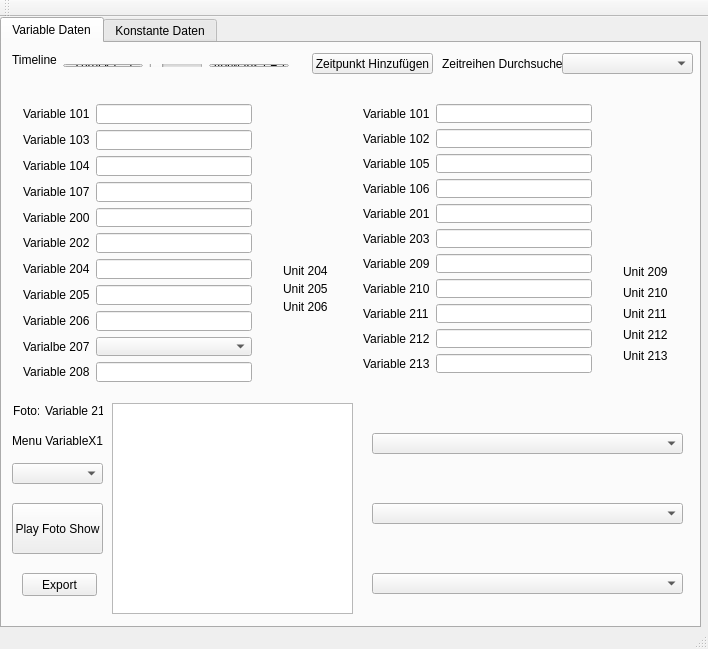
<?xml version="1.0" encoding="UTF-8"?>
<ui version="4.0">
 <class>MainWindow</class>
 <widget class="QMainWindow" name="MainWindow">
  <property name="geometry">
   <rect>
    <x>0</x>
    <y>0</y>
    <width>708</width>
    <height>649</height>
   </rect>
  </property>
  <property name="windowTitle">
   <string>MainWindow</string>
  </property>
  <widget class="QWidget" name="centralWidget">
   <widget class="QTabWidget" name="VariableData">
    <property name="geometry">
     <rect>
      <x>0</x>
      <y>0</y>
      <width>701</width>
      <height>611</height>
     </rect>
    </property>
    <property name="styleSheet">
     <string notr="true"/>
    </property>
    <property name="currentIndex">
     <number>0</number>
    </property>
    <widget class="QWidget" name="tab1">
     <attribute name="title">
      <string>Variable Daten</string>
     </attribute>
     <widget class="QWidget" name="formLayoutWidget_2">
      <property name="geometry">
       <rect>
        <x>350</x>
        <y>50</y>
        <width>251</width>
        <height>291</height>
       </rect>
      </property>
      <layout class="QFormLayout" name="formLayout_2">
       <property name="fieldGrowthPolicy">
        <enum>QFormLayout::AllNonFixedFieldsGrow</enum>
       </property>
       <item row="0" column="0">
        <widget class="QLabel" name="label_102">
         <property name="text">
          <string>Variable 101</string>
         </property>
        </widget>
       </item>
       <item row="0" column="1">
        <widget class="QLineEdit" name="lineEdit_102"/>
       </item>
       <item row="1" column="0">
        <widget class="QLabel" name="label_105">
         <property name="text">
          <string>Variable 102</string>
         </property>
        </widget>
       </item>
       <item row="1" column="1">
        <widget class="QLineEdit" name="lineEdit_105"/>
       </item>
       <item row="2" column="0">
        <widget class="QLabel" name="label_106">
         <property name="text">
          <string>Variable 105</string>
         </property>
        </widget>
       </item>
       <item row="2" column="1">
        <widget class="QLineEdit" name="lineEdit_106"/>
       </item>
       <item row="3" column="0">
        <widget class="QLabel" name="label_108">
         <property name="text">
          <string>Variable 106</string>
         </property>
        </widget>
       </item>
       <item row="3" column="1">
        <widget class="QLineEdit" name="lineEdit_108"/>
       </item>
       <item row="4" column="0">
        <widget class="QLabel" name="label_201">
         <property name="text">
          <string>Variable 201</string>
         </property>
        </widget>
       </item>
       <item row="4" column="1">
        <widget class="QLineEdit" name="lineEdit_201"/>
       </item>
       <item row="5" column="0">
        <widget class="QLabel" name="label_203">
         <property name="text">
          <string>Variable 203</string>
         </property>
        </widget>
       </item>
       <item row="5" column="1">
        <widget class="QLineEdit" name="lineEdit_203"/>
       </item>
       <item row="6" column="0">
        <widget class="QLabel" name="label_209">
         <property name="text">
          <string>Variable 209</string>
         </property>
        </widget>
       </item>
       <item row="6" column="1">
        <widget class="QLineEdit" name="lineEdit_209"/>
       </item>
       <item row="7" column="0">
        <widget class="QLabel" name="label_210">
         <property name="text">
          <string>Variable 210</string>
         </property>
        </widget>
       </item>
       <item row="7" column="1">
        <widget class="QLineEdit" name="lineEdit_210"/>
       </item>
       <item row="8" column="0">
        <widget class="QLabel" name="label_20">
         <property name="text">
          <string>Variable 211</string>
         </property>
        </widget>
       </item>
       <item row="8" column="1">
        <widget class="QLineEdit" name="lineEdit_211"/>
       </item>
       <item row="9" column="0">
        <widget class="QLabel" name="label_212">
         <property name="text">
          <string>Variable 212</string>
         </property>
        </widget>
       </item>
       <item row="9" column="1">
        <widget class="QLineEdit" name="lineEdit_212"/>
       </item>
       <item row="10" column="0">
        <widget class="QLabel" name="label_213">
         <property name="text">
          <string>Variable 213</string>
         </property>
        </widget>
       </item>
       <item row="10" column="1">
        <widget class="QLineEdit" name="lineEdit_213"/>
       </item>
      </layout>
     </widget>
     <widget class="QWidget" name="formLayoutWidget">
      <property name="geometry">
       <rect>
        <x>10</x>
        <y>50</y>
        <width>251</width>
        <height>300</height>
       </rect>
      </property>
      <layout class="QFormLayout" name="formLayout">
       <property name="fieldGrowthPolicy">
        <enum>QFormLayout::AllNonFixedFieldsGrow</enum>
       </property>
       <item row="0" column="0">
        <widget class="QLabel" name="label_101">
         <property name="text">
          <string>Variable 101</string>
         </property>
        </widget>
       </item>
       <item row="0" column="1">
        <widget class="QLineEdit" name="lineEdit_101"/>
       </item>
       <item row="1" column="0">
        <widget class="QLabel" name="label_103">
         <property name="text">
          <string>Variable 103</string>
         </property>
        </widget>
       </item>
       <item row="1" column="1">
        <widget class="QLineEdit" name="lineEdit_103"/>
       </item>
       <item row="2" column="0">
        <widget class="QLabel" name="label_104">
         <property name="text">
          <string>Variable 104</string>
         </property>
        </widget>
       </item>
       <item row="2" column="1">
        <widget class="QLineEdit" name="lineEdit_104"/>
       </item>
       <item row="3" column="0">
        <widget class="QLabel" name="label_107">
         <property name="text">
          <string>Variable 107</string>
         </property>
        </widget>
       </item>
       <item row="3" column="1">
        <widget class="QLineEdit" name="lineEdit_107"/>
       </item>
       <item row="4" column="0">
        <widget class="QLabel" name="label_200">
         <property name="text">
          <string>Variable 200</string>
         </property>
        </widget>
       </item>
       <item row="4" column="1">
        <widget class="QLineEdit" name="lineEdit_200"/>
       </item>
       <item row="5" column="0">
        <widget class="QLabel" name="label_202">
         <property name="text">
          <string>Variable 202</string>
         </property>
        </widget>
       </item>
       <item row="5" column="1">
        <widget class="QLineEdit" name="lineEdit_202"/>
       </item>
       <item row="6" column="0">
        <widget class="QLabel" name="label_204">
         <property name="text">
          <string>Variable 204</string>
         </property>
        </widget>
       </item>
       <item row="6" column="1">
        <widget class="QLineEdit" name="lineEdit_204"/>
       </item>
       <item row="7" column="0">
        <widget class="QLabel" name="label_205">
         <property name="text">
          <string>Variable 205</string>
         </property>
        </widget>
       </item>
       <item row="7" column="1">
        <widget class="QLineEdit" name="lineEdit_205"/>
       </item>
       <item row="8" column="0">
        <widget class="QLabel" name="label_206">
         <property name="text">
          <string>Variable 206</string>
         </property>
        </widget>
       </item>
       <item row="8" column="1">
        <widget class="QLineEdit" name="lineEdit_206"/>
       </item>
       <item row="9" column="0">
        <widget class="QLabel" name="label_207">
         <property name="text">
          <string>Varialbe 207</string>
         </property>
        </widget>
       </item>
       <item row="10" column="0">
        <widget class="QLabel" name="label_208">
         <property name="text">
          <string>Variable 208</string>
         </property>
        </widget>
       </item>
       <item row="10" column="1">
        <widget class="QLineEdit" name="lineEdit_208"/>
       </item>
       <item row="9" column="1">
        <widget class="QComboBox" name="comboBox"/>
       </item>
      </layout>
     </widget>
     <widget class="QLabel" name="label_41">
      <property name="geometry">
       <rect>
        <x>10</x>
        <y>10</y>
        <width>46</width>
        <height>13</height>
       </rect>
      </property>
      <property name="text">
       <string>Timeline</string>
      </property>
     </widget>
     <widget class="QGraphicsView" name="graphicsView">
      <property name="geometry">
       <rect>
        <x>110</x>
        <y>360</y>
        <width>241</width>
        <height>211</height>
       </rect>
      </property>
     </widget>
     <widget class="QPushButton" name="pushButton_8">
      <property name="geometry">
       <rect>
        <x>20</x>
        <y>530</y>
        <width>75</width>
        <height>23</height>
       </rect>
      </property>
      <property name="text">
       <string>Export</string>
      </property>
     </widget>
     <widget class="QComboBox" name="comboBox_2">
      <property name="geometry">
       <rect>
        <x>10</x>
        <y>420</y>
        <width>91</width>
        <height>21</height>
       </rect>
      </property>
     </widget>
     <widget class="QLabel" name="label_48">
      <property name="geometry">
       <rect>
        <x>10</x>
        <y>390</y>
        <width>91</width>
        <height>16</height>
       </rect>
      </property>
      <property name="text">
       <string>Menu VariableX1</string>
      </property>
     </widget>
     <widget class="QPushButton" name="pushButton_9">
      <property name="geometry">
       <rect>
        <x>10</x>
        <y>460</y>
        <width>91</width>
        <height>51</height>
       </rect>
      </property>
      <property name="text">
       <string>Play Foto Show</string>
      </property>
     </widget>
     <widget class="QComboBox" name="comboBox_3">
      <property name="geometry">
       <rect>
        <x>370</x>
        <y>390</y>
        <width>311</width>
        <height>21</height>
       </rect>
      </property>
     </widget>
     <widget class="QComboBox" name="comboBox_4">
      <property name="geometry">
       <rect>
        <x>370</x>
        <y>460</y>
        <width>311</width>
        <height>21</height>
       </rect>
      </property>
     </widget>
     <widget class="QComboBox" name="comboBox_5">
      <property name="geometry">
       <rect>
        <x>370</x>
        <y>530</y>
        <width>311</width>
        <height>21</height>
       </rect>
      </property>
     </widget>
     <widget class="QWidget" name="layoutWidget">
      <property name="geometry">
       <rect>
        <x>270</x>
        <y>210</y>
        <width>71</width>
        <height>71</height>
       </rect>
      </property>
      <layout class="QVBoxLayout" name="verticalLayout">
       <item>
        <widget class="QLabel" name="label_unit_204">
         <property name="text">
          <string>Unit 204</string>
         </property>
        </widget>
       </item>
       <item>
        <widget class="QLabel" name="label_unit_205">
         <property name="text">
          <string>Unit 205</string>
         </property>
        </widget>
       </item>
       <item>
        <widget class="QLabel" name="label_unit_206">
         <property name="text">
          <string>Unit 206</string>
         </property>
        </widget>
       </item>
      </layout>
     </widget>
     <widget class="QWidget" name="layoutWidget">
      <property name="geometry">
       <rect>
        <x>610</x>
        <y>210</y>
        <width>71</width>
        <height>121</height>
       </rect>
      </property>
      <layout class="QVBoxLayout" name="verticalLayout_2">
       <item>
        <widget class="QLabel" name="label_unit_209">
         <property name="text">
          <string>Unit 209</string>
         </property>
        </widget>
       </item>
       <item>
        <widget class="QLabel" name="label_unit_210">
         <property name="text">
          <string>Unit 210</string>
         </property>
        </widget>
       </item>
       <item>
        <widget class="QLabel" name="label_unit_211">
         <property name="text">
          <string>Unit 211</string>
         </property>
        </widget>
       </item>
       <item>
        <widget class="QLabel" name="label_unit_212">
         <property name="text">
          <string>Unit 212</string>
         </property>
        </widget>
       </item>
       <item>
        <widget class="QLabel" name="label_unit_213">
         <property name="text">
          <string>Unit 213</string>
         </property>
        </widget>
       </item>
      </layout>
     </widget>
     <widget class="QWidget" name="layoutWidget">
      <property name="geometry">
       <rect>
        <x>50</x>
        <y>10</y>
        <width>248</width>
        <height>25</height>
       </rect>
      </property>
      <layout class="QHBoxLayout" name="horizontalLayout">
       <item>
        <widget class="QPushButton" name="pushButton">
         <property name="text">
          <string>Zurück ( - )</string>
         </property>
        </widget>
       </item>
       <item>
        <widget class="QSlider" name="horizontalSlider">
         <property name="orientation">
          <enum>Qt::Horizontal</enum>
         </property>
        </widget>
       </item>
       <item>
        <widget class="QPushButton" name="pushButton_2">
         <property name="text">
          <string>Vorwärts ( + )</string>
         </property>
        </widget>
       </item>
      </layout>
     </widget>
     <widget class="QLabel" name="label_42">
      <property name="geometry">
       <rect>
        <x>11</x>
        <y>361</y>
        <width>26</width>
        <height>13</height>
       </rect>
      </property>
      <property name="text">
       <string>Foto:</string>
      </property>
     </widget>
     <widget class="QLabel" name="label_224">
      <property name="geometry">
       <rect>
        <x>43</x>
        <y>361</y>
        <width>58</width>
        <height>13</height>
       </rect>
      </property>
      <property name="text">
       <string>Variable 214</string>
      </property>
     </widget>
     <widget class="QPushButton" name="pushButton_10">
      <property name="geometry">
       <rect>
        <x>310</x>
        <y>10</y>
        <width>121</width>
        <height>21</height>
       </rect>
      </property>
      <property name="text">
       <string>Zeitpunkt Hinzufügen</string>
      </property>
     </widget>
     <widget class="QComboBox" name="comboBox_6">
      <property name="geometry">
       <rect>
        <x>560</x>
        <y>10</y>
        <width>131</width>
        <height>21</height>
       </rect>
      </property>
     </widget>
     <widget class="QLabel" name="label">
      <property name="geometry">
       <rect>
        <x>440</x>
        <y>10</y>
        <width>121</width>
        <height>21</height>
       </rect>
      </property>
      <property name="text">
       <string>Zeitreihen Durchsuchen</string>
      </property>
     </widget>
    </widget>
    <widget class="QWidget" name="tab_2">
     <attribute name="title">
      <string>Konstante Daten</string>
     </attribute>
     <widget class="QLabel" name="label_309">
      <property name="geometry">
       <rect>
        <x>10</x>
        <y>180</y>
        <width>61</width>
        <height>16</height>
       </rect>
      </property>
      <property name="text">
       <string>Variable 309</string>
      </property>
     </widget>
     <widget class="QGraphicsView" name="graphicsView_2">
      <property name="geometry">
       <rect>
        <x>110</x>
        <y>290</y>
        <width>241</width>
        <height>211</height>
       </rect>
      </property>
     </widget>
     <widget class="QWidget" name="layoutWidget">
      <property name="geometry">
       <rect>
        <x>10</x>
        <y>290</y>
        <width>92</width>
        <height>15</height>
       </rect>
      </property>
      <layout class="QHBoxLayout" name="horizontalLayout_4">
       <item>
        <widget class="QLabel" name="label_45">
         <property name="text">
          <string>Foto:</string>
         </property>
        </widget>
       </item>
       <item>
        <widget class="QLabel" name="label_314">
         <property name="text">
          <string>Variable 314</string>
         </property>
        </widget>
       </item>
      </layout>
     </widget>
     <widget class="QWidget" name="layoutWidget_2">
      <property name="geometry">
       <rect>
        <x>430</x>
        <y>550</y>
        <width>248</width>
        <height>25</height>
       </rect>
      </property>
      <layout class="QHBoxLayout" name="horizontalLayout_5">
       <item>
        <widget class="QPushButton" name="pushButton_3">
         <property name="text">
          <string>Zurück ( - )</string>
         </property>
        </widget>
       </item>
       <item>
        <widget class="QSlider" name="horizontalSlider_2">
         <property name="orientation">
          <enum>Qt::Horizontal</enum>
         </property>
        </widget>
       </item>
       <item>
        <widget class="QPushButton" name="pushButton_4">
         <property name="text">
          <string>Vorwärts ( + )</string>
         </property>
        </widget>
       </item>
      </layout>
     </widget>
     <widget class="QLabel" name="label_47">
      <property name="geometry">
       <rect>
        <x>430</x>
        <y>530</y>
        <width>46</width>
        <height>13</height>
       </rect>
      </property>
      <property name="text">
       <string>Timeline</string>
      </property>
     </widget>
     <widget class="QPushButton" name="pushButton_5">
      <property name="geometry">
       <rect>
        <x>340</x>
        <y>550</y>
        <width>75</width>
        <height>23</height>
       </rect>
      </property>
      <property name="text">
       <string>Refresh All</string>
      </property>
     </widget>
     <widget class="QPushButton" name="pushButton_6">
      <property name="geometry">
       <rect>
        <x>250</x>
        <y>550</y>
        <width>75</width>
        <height>23</height>
       </rect>
      </property>
      <property name="text">
       <string>Export</string>
      </property>
     </widget>
     <widget class="QComboBox" name="comboBox_216">
      <property name="geometry">
       <rect>
        <x>370</x>
        <y>390</y>
        <width>311</width>
        <height>21</height>
       </rect>
      </property>
     </widget>
     <widget class="QComboBox" name="comboBox_217">
      <property name="geometry">
       <rect>
        <x>370</x>
        <y>460</y>
        <width>311</width>
        <height>21</height>
       </rect>
      </property>
     </widget>
     <widget class="QComboBox" name="comboBox_215">
      <property name="geometry">
       <rect>
        <x>370</x>
        <y>320</y>
        <width>311</width>
        <height>21</height>
       </rect>
      </property>
     </widget>
     <widget class="QComboBox" name="comboBox_309">
      <property name="geometry">
       <rect>
        <x>80</x>
        <y>180</y>
        <width>91</width>
        <height>21</height>
       </rect>
      </property>
     </widget>
     <widget class="QPushButton" name="pushButton_19">
      <property name="geometry">
       <rect>
        <x>10</x>
        <y>450</y>
        <width>91</width>
        <height>51</height>
       </rect>
      </property>
      <property name="text">
       <string>Play Foto Show</string>
      </property>
     </widget>
     <widget class="QLabel" name="label_109">
      <property name="geometry">
       <rect>
        <x>10</x>
        <y>340</y>
        <width>91</width>
        <height>16</height>
       </rect>
      </property>
      <property name="text">
       <string>Menu VariableX1</string>
      </property>
     </widget>
     <widget class="QComboBox" name="comboBox_19">
      <property name="geometry">
       <rect>
        <x>10</x>
        <y>360</y>
        <width>91</width>
        <height>21</height>
       </rect>
      </property>
     </widget>
     <widget class="QWidget" name="layoutWidget">
      <property name="geometry">
       <rect>
        <x>10</x>
        <y>20</y>
        <width>331</width>
        <height>141</height>
       </rect>
      </property>
      <layout class="QHBoxLayout" name="horizontalLayout_3">
       <item>
        <layout class="QFormLayout" name="formLayout_4">
         <property name="fieldGrowthPolicy">
          <enum>QFormLayout::AllNonFixedFieldsGrow</enum>
         </property>
         <item row="0" column="0">
          <widget class="QLabel" name="label_299">
           <property name="text">
            <string>Variable 299</string>
           </property>
          </widget>
         </item>
         <item row="1" column="0">
          <widget class="QLabel" name="label_300">
           <property name="text">
            <string>Variable 300</string>
           </property>
          </widget>
         </item>
         <item row="2" column="0">
          <widget class="QLabel" name="label_301">
           <property name="text">
            <string>Variable 301</string>
           </property>
          </widget>
         </item>
         <item row="3" column="0">
          <widget class="QLabel" name="label_302">
           <property name="text">
            <string>Variable 302</string>
           </property>
          </widget>
         </item>
         <item row="4" column="0">
          <widget class="QLabel" name="label_303">
           <property name="text">
            <string>Variable 303</string>
           </property>
          </widget>
         </item>
         <item row="0" column="1">
          <widget class="QCheckBox" name="checkBox_299">
           <property name="text">
            <string>CheckBox</string>
           </property>
          </widget>
         </item>
         <item row="1" column="1">
          <widget class="QCheckBox" name="checkBox_300">
           <property name="text">
            <string>CheckBox</string>
           </property>
          </widget>
         </item>
         <item row="2" column="1">
          <widget class="QCheckBox" name="checkBox_301">
           <property name="text">
            <string>CheckBox</string>
           </property>
          </widget>
         </item>
         <item row="3" column="1">
          <widget class="QCheckBox" name="checkBox_302">
           <property name="text">
            <string>CheckBox</string>
           </property>
          </widget>
         </item>
         <item row="4" column="1">
          <widget class="QCheckBox" name="checkBox_303">
           <property name="text">
            <string>CheckBox</string>
           </property>
          </widget>
         </item>
        </layout>
       </item>
       <item>
        <layout class="QFormLayout" name="formLayout_3">
         <property name="fieldGrowthPolicy">
          <enum>QFormLayout::AllNonFixedFieldsGrow</enum>
         </property>
         <item row="0" column="0">
          <widget class="QLabel" name="label_304">
           <property name="text">
            <string>Variable 304</string>
           </property>
          </widget>
         </item>
         <item row="0" column="1">
          <widget class="QCheckBox" name="checkBox_304">
           <property name="text">
            <string>CheckBox</string>
           </property>
          </widget>
         </item>
         <item row="1" column="0">
          <widget class="QLabel" name="label_305">
           <property name="text">
            <string>Variable 305</string>
           </property>
          </widget>
         </item>
         <item row="1" column="1">
          <widget class="QCheckBox" name="checkBox_305">
           <property name="text">
            <string>CheckBox</string>
           </property>
          </widget>
         </item>
         <item row="2" column="0">
          <widget class="QLabel" name="label_306">
           <property name="text">
            <string>Variable 306</string>
           </property>
          </widget>
         </item>
         <item row="3" column="0">
          <widget class="QLabel" name="label_307">
           <property name="text">
            <string>Variable 307</string>
           </property>
          </widget>
         </item>
         <item row="3" column="1">
          <widget class="QCheckBox" name="checkBox_307">
           <property name="text">
            <string>CheckBox</string>
           </property>
          </widget>
         </item>
         <item row="4" column="0">
          <widget class="QLabel" name="label_308">
           <property name="text">
            <string>Variable 308</string>
           </property>
          </widget>
         </item>
         <item row="4" column="1">
          <widget class="QCheckBox" name="checkBox_308">
           <property name="text">
            <string>CheckBox</string>
           </property>
          </widget>
         </item>
         <item row="2" column="1">
          <widget class="QCheckBox" name="checkBox_306">
           <property name="text">
            <string>CheckBox</string>
           </property>
          </widget>
         </item>
        </layout>
       </item>
      </layout>
     </widget>
    </widget>
   </widget>
  </widget>
  <widget class="QMenuBar" name="menuBar">
   <property name="geometry">
    <rect>
     <x>0</x>
     <y>0</y>
     <width>708</width>
     <height>21</height>
    </rect>
   </property>
  </widget>
  <widget class="QToolBar" name="mainToolBar">
   <attribute name="toolBarArea">
    <enum>TopToolBarArea</enum>
   </attribute>
   <attribute name="toolBarBreak">
    <bool>false</bool>
   </attribute>
  </widget>
  <widget class="QStatusBar" name="statusBar"/>
 </widget>
 <layoutdefault spacing="6" margin="11"/>
 <resources/>
 <connections/>
</ui>
